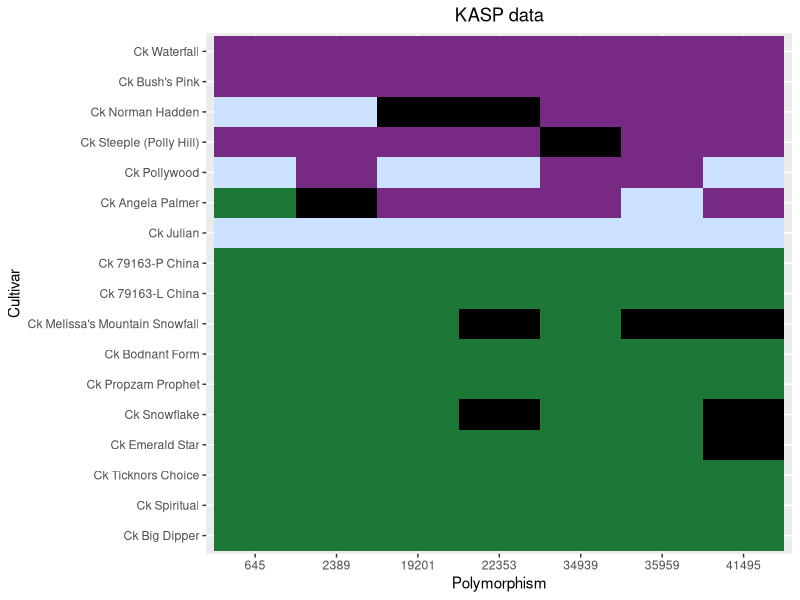
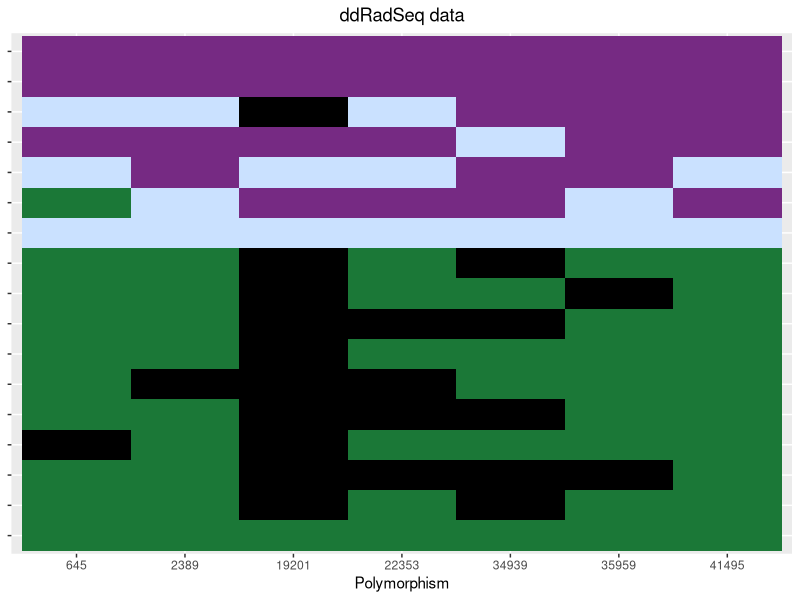
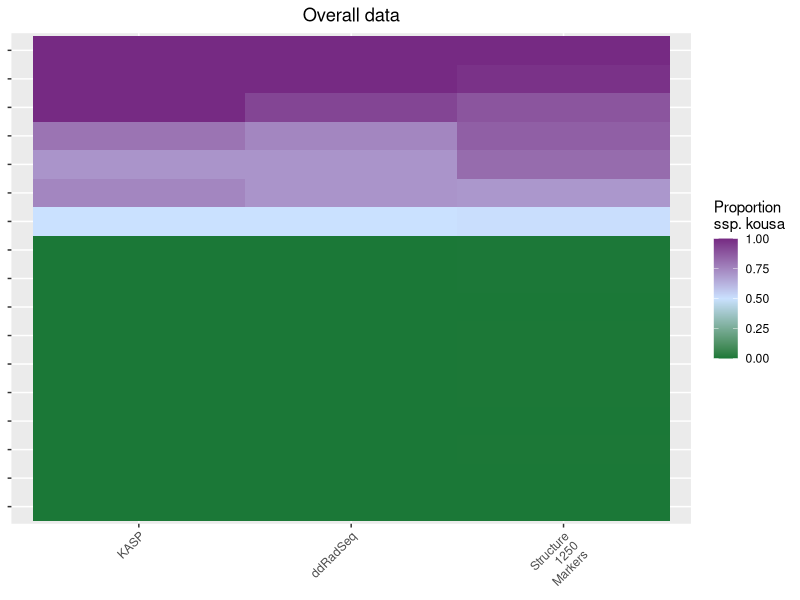
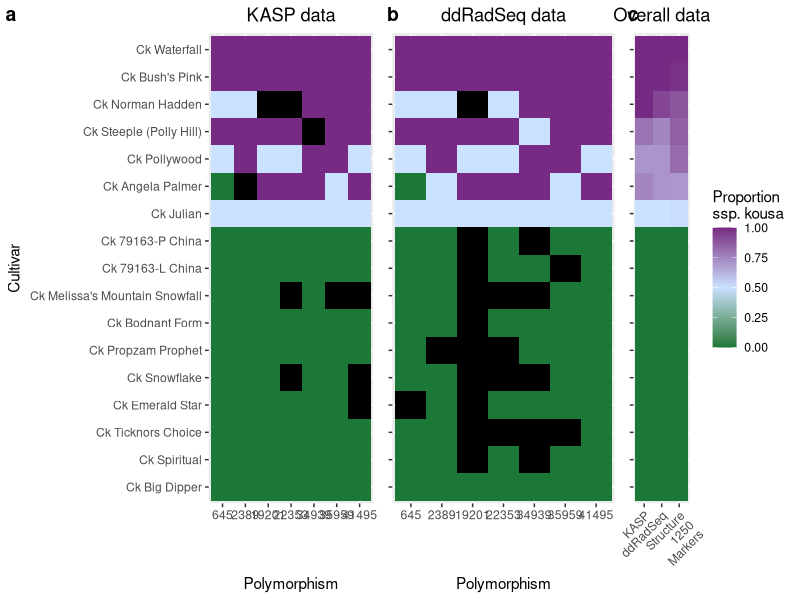
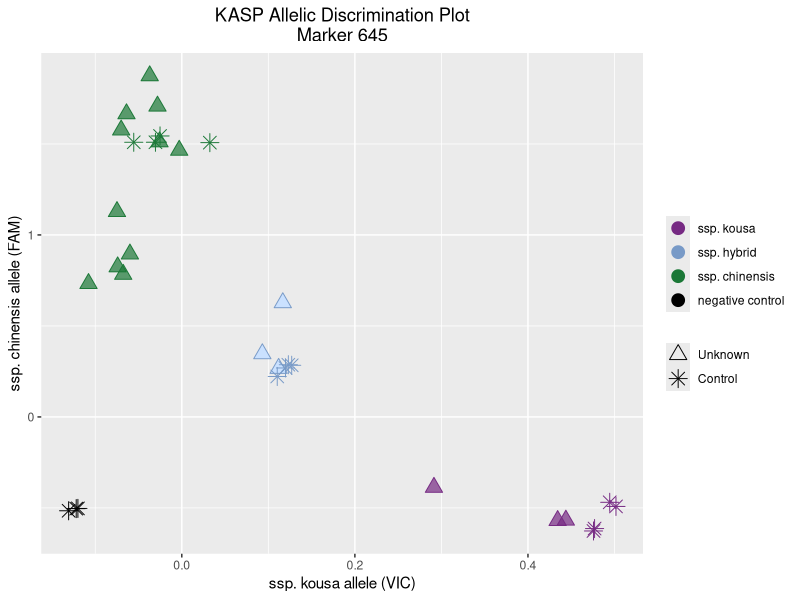
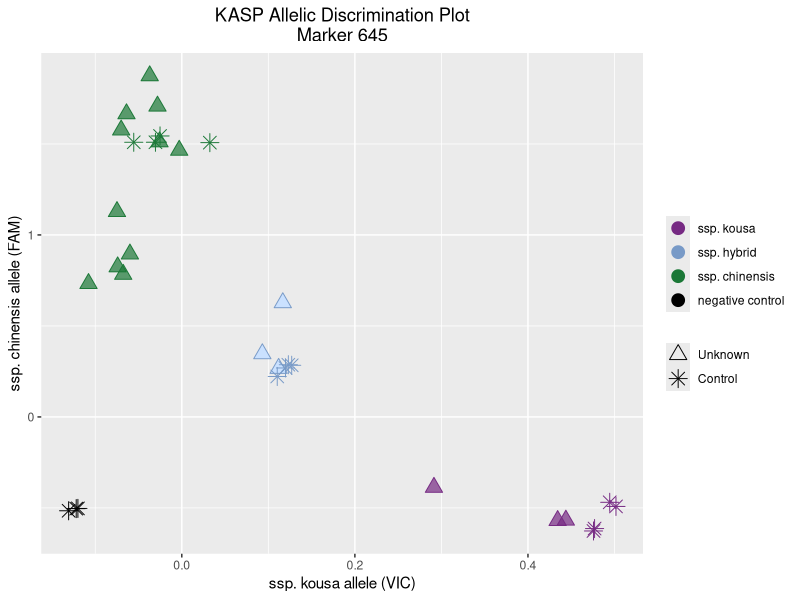

These charts were generated, in order, by the following R code:
# R script for producing KASP result graphic
setwd("")

library(RColorBrewer)
library(ggplot2)

### KASP graphic
 
KASP.raw=(read.table("KASP data for R.txt", header=TRUE))
KASP.matrix <- as.matrix(KASP.raw)
#sort by overall
#KASP.matrix.reordered <-KASP.matrix[order(KASP.matrix[,8],decreasing=FALSE),]
#KASP.matrix.reordered
#Remove "X" from the beginning of column names
for ( col in 1:ncol(KASP.matrix)){colnames(KASP.matrix)[col] <- sub("X","", colnames(KASP.matrix)[col])}
KASP.matrix
library(reshape2)
KASP.matrix.2<-melt(KASP.matrix)
KASPplot<-ggplot(KASP.matrix.2, aes(as.factor(Var2), Var1, fill= value)) + 
  geom_tile() +
  ggtitle("KASP data")+
  theme(plot.title = element_text(hjust = 0.5), legend.position = "none")+
  #scale_fill_gradient(low="red",high="green",middle="yellow", na.value="black")
  scale_fill_gradient2(low = "#1B7837", mid = "lightsteelblue1", high = "#762A83", midpoint = 0.5, na.value = "black")+
  ylab("Cultivar")+
  xlab("Polymorphism")
KASPplot

#now do ddRadSeq data
ddRadSeq.raw=(read.table("ddRadSeq data for R.txt", header=TRUE))
ddRadSeq.matrix <- as.matrix(ddRadSeq.raw)
#sort by overall
#ddRadSeq.matrix.reordered <-ddRadSeq.matrix[order(ddRadSeq.matrix[,8],decreasing=FALSE),]
#ddRadSeq.matrix.reordered
#Remove "X" from the beginning of column names
for ( col in 1:ncol(ddRadSeq.matrix)){colnames(ddRadSeq.matrix)[col] <- sub("X","", colnames(ddRadSeq.matrix)[col])}
ddRadSeq.matrix
library(reshape2)
ddRadSeq.matrix.2<-melt(ddRadSeq.matrix)
ddRadSeqplot<-ggplot(ddRadSeq.matrix.2, aes(as.factor(Var2), Var1, fill= value)) + 
  geom_tile() +
  ggtitle("ddRadSeq data")+
  theme(plot.title = element_text(hjust = 0.5), axis.title.y = element_blank(), axis.text.y = element_blank(), legend.position = "none")+
  #scale_fill_gradient(low="red",high="green",middle="yellow", na.value="black")
  scale_fill_gradient2(low = "#1B7837", mid = "lightsteelblue1", high = "#762A83", midpoint = 0.5, na.value = "black")+
  ylab("Cultivar")+
  xlab("Polymorphism")
ddRadSeqplot

#now do overall data
color1=rgb(.2, .6, .4, 1)
overall.raw=(read.table("Overall data for R.txt", header=TRUE))
overall.matrix <- as.matrix(overall.raw)
#Remove "X" from the beginning of column names
library(reshape2)
overall.matrix.2<-melt(overall.matrix)
overallplot<-ggplot(overall.matrix.2, aes(Var2, Var1, fill= value)) + 
  geom_tile() +
  ggtitle("Overall data")+
  labs(fill = "Proportion
ssp. kousa")+
  theme(plot.title = element_text(hjust = 0.5), axis.text.x=element_text(angle=45, hjust=1),
        axis.title.y = element_blank(), axis.text.y = element_blank(), axis.title.x = element_blank())+
  scale_x_discrete(labels = c("KASP", "ddRadSeq", "Structure\n1250\nMarkers"))+
  scale_fill_gradient2(low = "#1B7837", mid = "lightsteelblue1", high = "#762A83", midpoint = 0.5, na.value = "black")+
  #scale_fill_gradientn(colors = c(muted(rgb(.2, .6, .4, 1)),"lightsteelblue1","lightsteelblue1","lightsteelblue1", muted(rgb(.6, 0, .8, 1))), values= scales::rescale(c(0, 0.25, 0.5, 0.75, 1)))+
  ylab("Cultivar")
overallplot

#put the two plots together
library(ggpubr)
arrangedplots <-ggarrange(KASPplot, ddRadSeqplot, overallplot,
                          labels = c("a", "b", "c"),
                          nrow = 1,
                          align= "h",
                          widths = c(1.5, 0.95, 0.70))
arrangedplots
ggexport(arrangedplots, filename="arranged heatmap for KASP.tiff", width=6800, height=2700, res=600)

########## create scatterplot of KASP results for powerpoint presentation (recreating the plot from stepone in ggplot with better colors and legend)##########################
library(ggplot2)
Kasp645 <- read.csv("KASP 645 data for R.csv")
###for some reason, there are extra empty lines after the data if the csv file is resaved, must be deleted before plotting
ggplot(data=Kasp645, aes(x=Allele1, y=Allele2, color=Call, fill=Call, shape=Status))+
  geom_point(size=4)+
  guides(color = guide_legend(reverse=TRUE), shape=guide_legend(reverse=TRUE), fill="none")+
  scale_fill_manual(values=c(rgb(0, 0, 0, 0.5), "#1B7837B3", "lightsteelblue1", "#762A83B3"))+
  scale_color_manual(values=c("black", "#1B7837",  '#789ac7', "#762A83"))+
  scale_shape_manual(values=c(8,24))+
  theme(legend.title=element_blank(),
        plot.title = element_text(hjust = 0.5)) + #centers title
  ggtitle("KASP Allelic Discrimination Plot\nMarker 645") +
  xlab("ssp. kousa allele (VIC)") +
  ylab("ssp. chinensis allele (FAM)")
ggsave("KASP allelic discrimination plot 645.tiff", width=15, height=12, units="cm", dpi=300)
